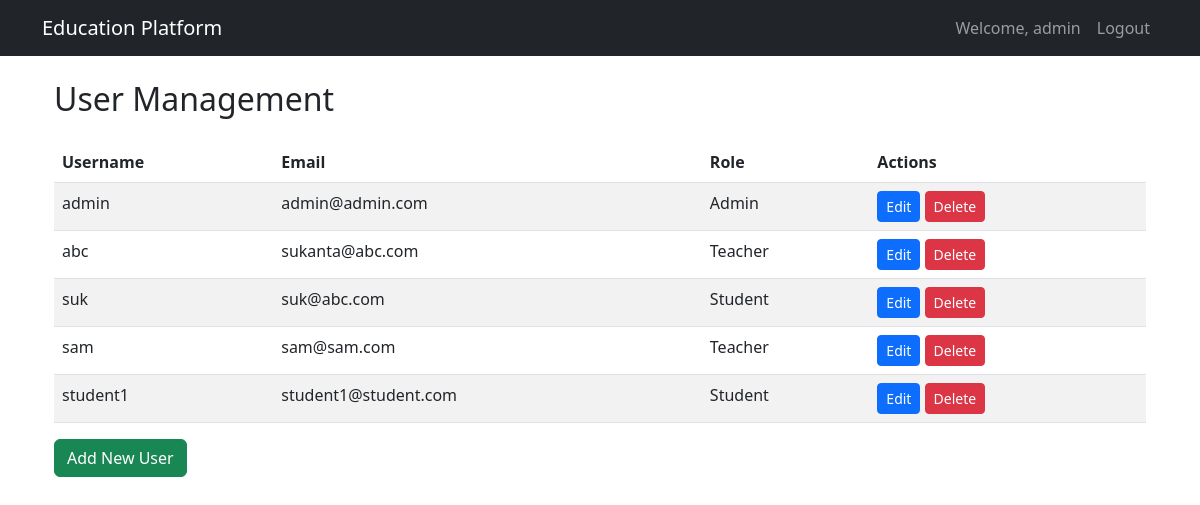
The app's page /users/ (signed in) with its own data.
### restapi/models.py (models this page shows, shortened)
class User(AbstractUser):
    ROLE_CHOICES = (
        ('admin', 'Admin'),
        ('teacher', 'Teacher'),
        ('student', 'Student'),
    )
    role = models.CharField(max_length=20, choices=ROLE_CHOICES)
    email = models.EmailField(unique=True)
    USERNAME_FIELD = 'email'
    REQUIRED_FIELDS = ['username', 'role']
    def is_admin(self):
        return self.role == 'admin'

### restapi/views.py (the view)
# urls.py: path('users/', user_list_view, name='user_list'),
@login_required
def user_list_view(request):
    if not request.user.is_admin():
        return redirect('dashboard')
    users = User.objects.all()
    return render(request, 'user_list.html', {'users': users})

### templates/user_list.html
{% extends 'base.html' %}
{% block content %}
<div class="container mt-4">
    <h2>User Management</h2>
    <table class="table table-striped mt-4">
        <thead>
            <tr>
                <th>Username</th>
                <th>Email</th>
                <th>Role</th>
                <th>Actions</th>
            </tr>
        </thead>
        <tbody>
            {% for user in users %}
            <tr>
                <td>{{ user.username }}</td>
                <td>{{ user.email }}</td>
                <td>{{ user.get_role_display }}</td>
                <td>
                    <a href="{% url 'user_edit' user.id %}" class="btn btn-sm btn-primary">Edit</a>
                    <a href="{% url 'user_delete' user.id %}" class="btn btn-sm btn-danger">Delete</a>
                </td>
            </tr>
            {% endfor %}
        </tbody>
    </table>
    <a href="{% url 'user_create' %}" class="btn btn-success">Add New User</a>
</div>
{% endblock %}

### templates/base.html (shortened to what this page needs)
<!DOCTYPE html>
<html lang="en">
<head>
    <link href="https://cdn.jsdelivr.net/npm/bootstrap@5.3.0/dist/css/bootstrap.min.css" rel="stylesheet">
</head>
<body>
    <nav class="navbar navbar-expand-lg navbar-dark bg-dark">
        <div class="container">
            <a class="navbar-brand" href="{% url 'dashboard' %}">Education Platform</a>
            <div class="collapse navbar-collapse" id="navbarNav">
                <ul class="navbar-nav ms-auto">
                    {% if user.is_authenticated %}
                        <li class="nav-item">
                            <span class="nav-link">Welcome, {{ user.username }}</span>
                        </li>
                        <li class="nav-item">
                            <a class="nav-link" href="{% url 'logout' %}">Logout</a>
                        </li>
                    {% endif %}
                </ul>
            </div>
        </div>
    </nav>
    <div class="container">
        {% block content %}{% endblock %}
    </div>
</body>
</html>

### records on screen
User: username "admin", email "admin@admin.com", role "Admin"
User: username "abc", email "sukanta@abc.com", role "Teacher"
User: username "suk", email "suk@abc.com", role "Student"
User: username "sam", email "sam@sam.com", role "Teacher"
User: username "student1", email "student1@student.com", role "Student"
